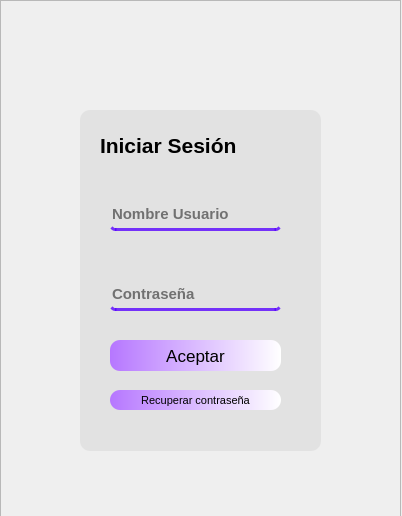
<?xml version="1.0" encoding="UTF-8"?>
<ui version="4.0">
 <class>MainWindow</class>
 <widget class="QMainWindow" name="MainWindow">
  <property name="geometry">
   <rect>
    <x>0</x>
    <y>0</y>
    <width>402</width>
    <height>516</height>
   </rect>
  </property>
  <property name="minimumSize">
   <size>
    <width>402</width>
    <height>516</height>
   </size>
  </property>
  <property name="maximumSize">
   <size>
    <width>402</width>
    <height>516</height>
   </size>
  </property>
  <property name="windowTitle">
   <string>MainWindow</string>
  </property>
  <property name="windowIcon">
   <iconset>
    <normaloff>../logo/Wikimedia_Brand_Guidelines_Update_2022_Wikimedia_Logo_Brandmark.png</normaloff>../logo/Wikimedia_Brand_Guidelines_Update_2022_Wikimedia_Logo_Brandmark.png</iconset>
  </property>
  <widget class="QWidget" name="centralwidget">
   <property name="styleSheet">
    <string notr="true"/>
   </property>
   <widget class="QFrame" name="frame">
    <property name="geometry">
     <rect>
      <x>0</x>
      <y>0</y>
      <width>401</width>
      <height>521</height>
     </rect>
    </property>
    <property name="styleSheet">
     <string notr="true"/>
    </property>
    <property name="frameShape">
     <enum>QFrame::StyledPanel</enum>
    </property>
    <property name="frameShadow">
     <enum>QFrame::Raised</enum>
    </property>
    <widget class="QLabel" name="label">
     <property name="geometry">
      <rect>
       <x>100</x>
       <y>130</y>
       <width>191</width>
       <height>31</height>
      </rect>
     </property>
     <property name="font">
      <font>
       <pointsize>16</pointsize>
       <weight>75</weight>
       <bold>true</bold>
      </font>
     </property>
     <property name="text">
      <string>Iniciar Sesión</string>
     </property>
    </widget>
    <widget class="QLineEdit" name="UsuarioEdit">
     <property name="geometry">
      <rect>
       <x>110</x>
       <y>200</y>
       <width>171</width>
       <height>31</height>
      </rect>
     </property>
     <property name="font">
      <font>
       <pointsize>11</pointsize>
       <weight>75</weight>
       <bold>true</bold>
      </font>
     </property>
     <property name="styleSheet">
      <string notr="true">background-color: rgba(74, 30, 134, 0);
border: none;
border-bottom: 3px solid rgba(85, 0, 255, 200);
border-radius: 5
</string>
     </property>
     <property name="text">
      <string/>
     </property>
     <property name="placeholderText">
      <string>Nombre Usuario</string>
     </property>
    </widget>
    <widget class="QLineEdit" name="ContrasenaEdit">
     <property name="geometry">
      <rect>
       <x>110</x>
       <y>280</y>
       <width>171</width>
       <height>31</height>
      </rect>
     </property>
     <property name="font">
      <font>
       <pointsize>11</pointsize>
       <weight>75</weight>
       <bold>true</bold>
      </font>
     </property>
     <property name="styleSheet">
      <string notr="true">background-color: rgba(74, 30, 134, 0);
border: none;
border-bottom: 3px solid rgba(85, 0, 255, 200);
border-radius: 5
</string>
     </property>
     <property name="echoMode">
      <enum>QLineEdit::PasswordEchoOnEdit</enum>
     </property>
     <property name="placeholderText">
      <string>Contraseña</string>
     </property>
    </widget>
    <widget class="QPushButton" name="BotonAceptar">
     <property name="geometry">
      <rect>
       <x>110</x>
       <y>340</y>
       <width>171</width>
       <height>31</height>
      </rect>
     </property>
     <property name="font">
      <font>
       <pointsize>13</pointsize>
       <weight>50</weight>
       <bold>false</bold>
      </font>
     </property>
     <property name="styleSheet">
      <string notr="true">background-color: qlineargradient(spread:pad, x1:0, y1:0, x2:1, y2:0, stop:0 rgba(182, 119, 255, 255), stop:1 rgba(255, 255, 255, 255));
border-radius: 10
</string>
     </property>
     <property name="text">
      <string>Aceptar</string>
     </property>
    </widget>
    <widget class="QLabel" name="label_3">
     <property name="geometry">
      <rect>
       <x>80</x>
       <y>110</y>
       <width>241</width>
       <height>341</height>
      </rect>
     </property>
     <property name="styleSheet">
      <string notr="true">background-color: rgba(220, 220, 220, 165);
border-radius: 10
</string>
     </property>
     <property name="text">
      <string/>
     </property>
    </widget>
    <widget class="QLabel" name="label_2">
     <property name="geometry">
      <rect>
       <x>10</x>
       <y>70</y>
       <width>401</width>
       <height>601</height>
      </rect>
     </property>
     <property name="styleSheet">
      <string notr="true">border-image: url(:/prefijoNuevo/foto inicial.jpg);</string>
     </property>
     <property name="text">
      <string/>
     </property>
    </widget>
    <widget class="QLabel" name="label_4">
     <property name="geometry">
      <rect>
       <x>-80</x>
       <y>0</y>
       <width>481</width>
       <height>521</height>
      </rect>
     </property>
     <property name="text">
      <string/>
     </property>
     <property name="pixmap">
      <pixmap resource="../recursos.qrc">:/imagenes/foto_inicial.jpg</pixmap>
     </property>
    </widget>
    <widget class="QPushButton" name="BotonRecuContra">
     <property name="geometry">
      <rect>
       <x>110</x>
       <y>390</y>
       <width>171</width>
       <height>20</height>
      </rect>
     </property>
     <property name="font">
      <font>
       <pointsize>8</pointsize>
       <weight>50</weight>
       <bold>false</bold>
      </font>
     </property>
     <property name="styleSheet">
      <string notr="true">background-color: qlineargradient(spread:pad, x1:0, y1:0, x2:1, y2:0, stop:0 rgba(182, 119, 255, 255), stop:1 rgba(255, 255, 255, 255));
border-radius: 10
</string>
     </property>
     <property name="text">
      <string>Recuperar contraseña</string>
     </property>
    </widget>
    <zorder>label_4</zorder>
    <zorder>label_2</zorder>
    <zorder>label_3</zorder>
    <zorder>label</zorder>
    <zorder>UsuarioEdit</zorder>
    <zorder>ContrasenaEdit</zorder>
    <zorder>BotonAceptar</zorder>
    <zorder>BotonRecuContra</zorder>
   </widget>
  </widget>
 </widget>
 <resources>
  <include location="../recursos.qrc"/>
 </resources>
 <connections/>
</ui>
